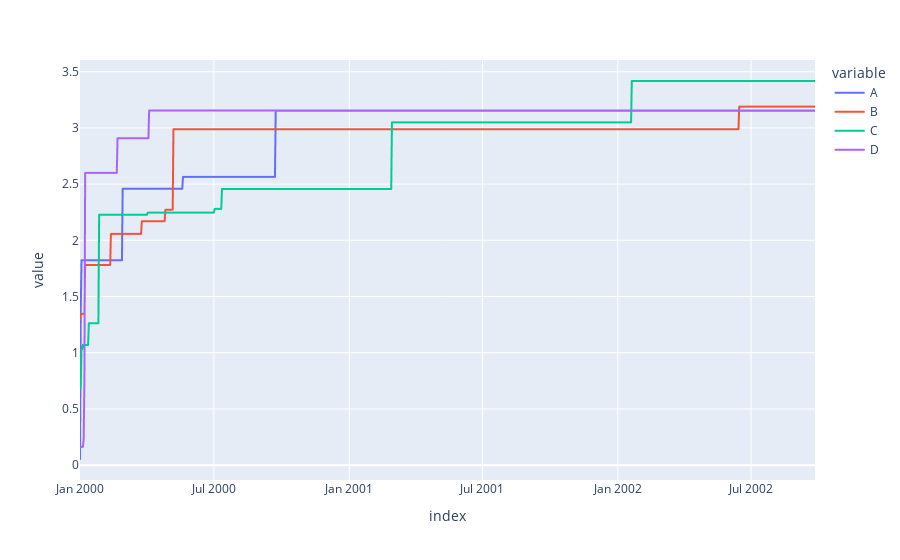

Notebook code for this chart:
### Code cell
kdf.plot()

### Figure 1 — Plotly figure (JSON) as saved in the notebook; plotly's stock layout.template omitted (floating-point values rounded to 4 significant figures; data arrays with more than 128 entries replaced by an {"elided": "..."} marker saying what was removed)
{"data": [{"hovertemplate": "variable=A<br>index=%{x}<br>value=%{y}<extra></extra>", "legendgroup": "A", "line": {"color": "#636efa", "dash": "solid"}, "marker": {"symbol": "circle"}, "mode": "lines", "name": "A", "showlegend": true, "type": "scattergl", "x": {"elided": "1000 str values"}, "xaxis": "x", "y": {"elided": "1000 float values"}, "yaxis": "y"}, {"hovertemplate": "variable=B<br>index=%{x}<br>value=%{y}<extra></extra>", "legendgroup": "B", "line": {"color": "#EF553B", "dash": "solid"}, "marker": {"symbol": "circle"}, "mode": "lines", "name": "B", "showlegend": true, "type": "scattergl", "x": {"elided": "1000 str values"}, "xaxis": "x", "y": {"elided": "1000 float values"}, "yaxis": "y"}, {"hovertemplate": "variable=C<br>index=%{x}<br>value=%{y}<extra></extra>", "legendgroup": "C", "line": {"color": "#00cc96", "dash": "solid"}, "marker": {"symbol": "circle"}, "mode": "lines", "name": "C", "showlegend": true, "type": "scattergl", "x": {"elided": "1000 str values"}, "xaxis": "x", "y": {"elided": "1000 float values"}, "yaxis": "y"}, {"hovertemplate": "variable=D<br>index=%{x}<br>value=%{y}<extra></extra>", "legendgroup": "D", "line": {"color": "#ab63fa", "dash": "solid"}, "marker": {"symbol": "circle"}, "mode": "lines", "name": "D", "showlegend": true, "type": "scattergl", "x": {"elided": "1000 str values"}, "xaxis": "x", "y": {"elided": "1000 float values"}, "yaxis": "y"}], "layout": {"legend": {"title": {"text": "variable"}, "tracegroupgap": 0}, "margin": {"t": 60}, "xaxis": {"anchor": "y", "domain": [0, 1], "title": {"text": "index"}}, "yaxis": {"anchor": "x", "domain": [0, 1], "title": {"text": "value"}}}}
